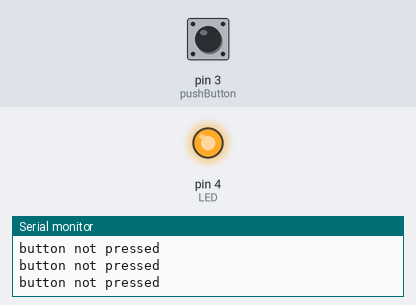
Simulated run of this sketch. Board: Arduino Uno, built with avr-gcc and run on an emulated ATmega328P. Shown: output pins drawn as LEDs (lit = HIGH), the last lines printed to the serial monitor. Dashed ring = blinking. Inputs (shaded band) come from the test bench; at power-on: pin 3 (pushButton) HIGH.

Above: at 1.2 s.
1.3 s: pin 3 (pushButton) pulled LOW for 0.15 s
At 1.38 s:
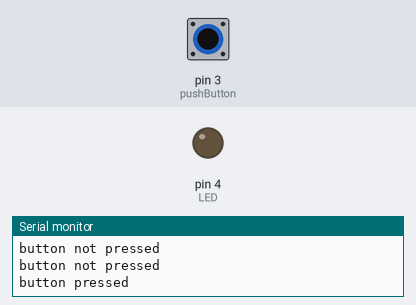
2.9 s: pin 3 (pushButton) pulled LOW for 0.15 s
At 3.9 s:
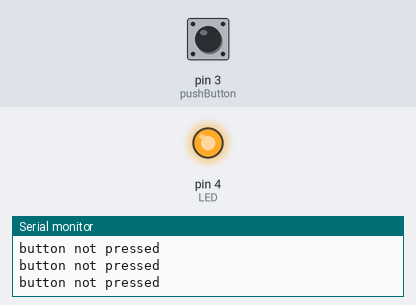
6.0 s: pin 3 (pushButton) pulsed LOW 2 times (0.12 s each, 0.3 s apart)
At 6.22 s:
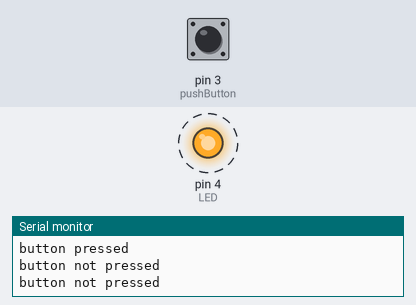
Timing chart, 0 to 9.0 s (numbered marks = the images above; inputs shaded):
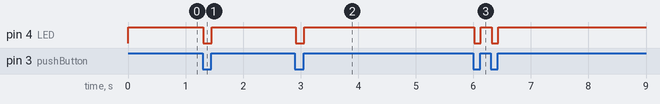

Measured:
- after the input at 1.3 s, pin 4 (LED): HIGH → LOW at once, → HIGH 0.15 s later
- after the input at 2.9 s, pin 4 (LED): HIGH → LOW at once, → HIGH 0.15 s later
- after the input at 6.0 s, pin 4 (LED): alternates HIGH for 0.19 s and LOW for 0.12 s, 4 changes in all, then stays HIGH, starting at once

The sketch:

led_with_push_button.ino
```cpp
/*
control the led using the push button
if button pressed == 0V ==> LED OFF
if button not pressed == 5V ==> LED ON
*/
int pushButton = 3;
int LED = 4;
int buttonState = 0;
void setup() {
  // put your setup code here, to run once:
  Serial.begin(9600);
  pinMode(pushButton, INPUT);
  pinMode(LED, OUTPUT);
  Serial.begin(9600);
}

void loop() {
  // put your main code here, to run repeatedly:
  //read the state of button through digital pin 3
  if (digitalRead(pushButton) == 0)
  {
    // if button pressed --> digital pin 4 == HIGH --> LED OFF
    digitalWrite(LED, LOW);  // set LED OFF
    Serial.println("button pressed"); // display the message in serial monitor
  }
  else
  {
    // if button is not pressed --> digital pin 4 == HIGH --> LED ON
    digitalWrite(LED, HIGH);    // set the LED ON
    Serial.println("button not pressed"); // display the message in serial monitor
  }

}
```
